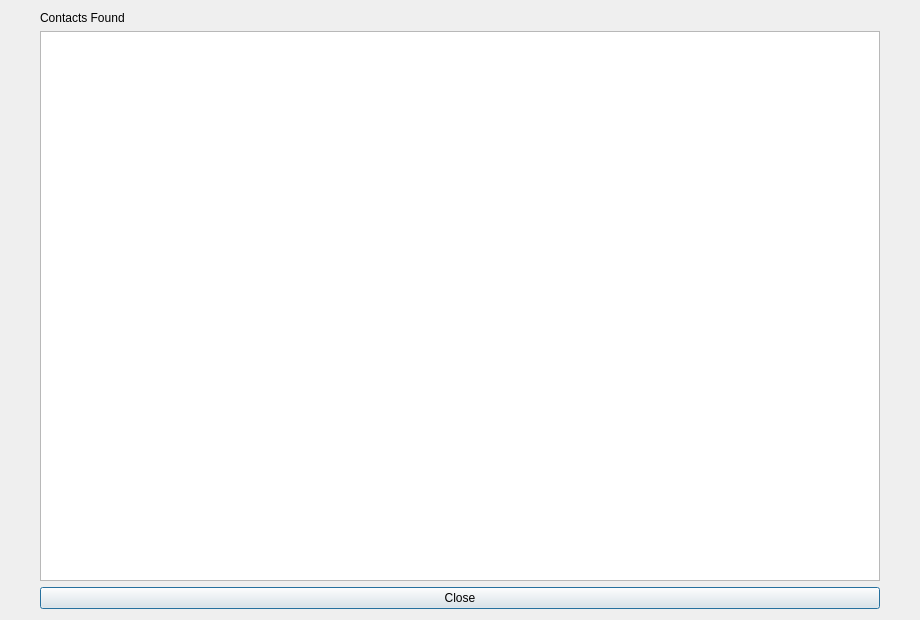
<?xml version="1.0" encoding="UTF-8"?>
<ui version="4.0">
 <class>ContactsFoundDialog</class>
 <widget class="QDialog" name="ContactsFoundDialog">
  <property name="geometry">
   <rect>
    <x>0</x>
    <y>0</y>
    <width>920</width>
    <height>620</height>
   </rect>
  </property>
  <property name="windowTitle">
   <string>Contacts Found</string>
  </property>
  <layout class="QGridLayout" name="gridLayout">
   <item row="1" column="0">
    <widget class="QTableWidget" name="tableWidget">
     <property name="sizePolicy">
      <sizepolicy hsizetype="Fixed" vsizetype="Expanding">
       <horstretch>0</horstretch>
       <verstretch>0</verstretch>
      </sizepolicy>
     </property>
     <property name="minimumSize">
      <size>
       <width>840</width>
       <height>500</height>
      </size>
     </property>
    </widget>
   </item>
   <item row="2" column="0">
    <widget class="QPushButton" name="btn_close">
     <property name="text">
      <string>Close</string>
     </property>
    </widget>
   </item>
   <item row="0" column="0">
    <widget class="QLabel" name="label">
     <property name="text">
      <string>Contacts Found</string>
     </property>
    </widget>
   </item>
  </layout>
 </widget>
 <resources/>
 <connections/>
</ui>
